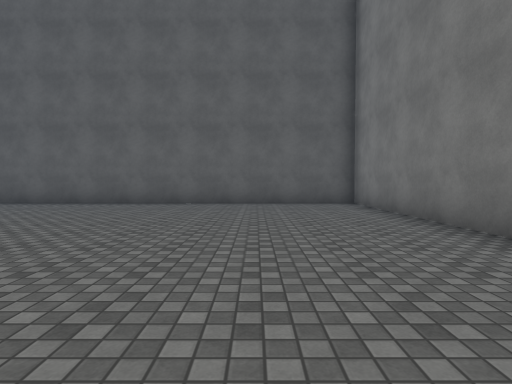
View 1 (above)

24 first-person views from a walk through a 3-D level made in the Unity game engine. The camera is 1.3 m above the floor, tilts 2° down and sees 80° across. The floor is counted in squares, 2 m on a side. Each view is taken from the middle of a square. On the plan, view 1 faces up. The plan holds only what a view shows up to about 10 squares ahead; the rest is blank. The place goes on beyond the plan. Surface patterns are stand-ins for the level's own textures.

View 2
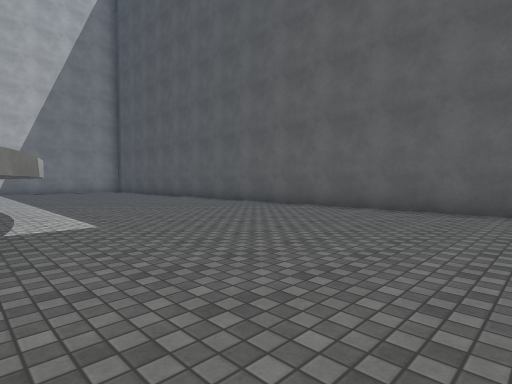

View 3
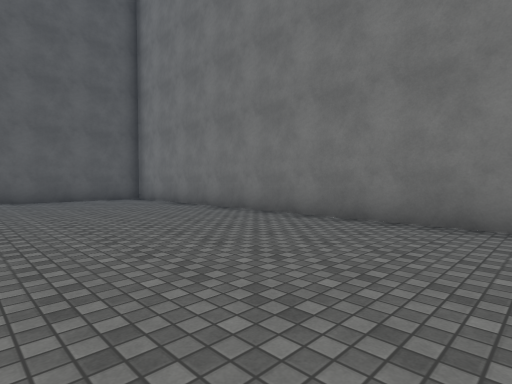

View 4
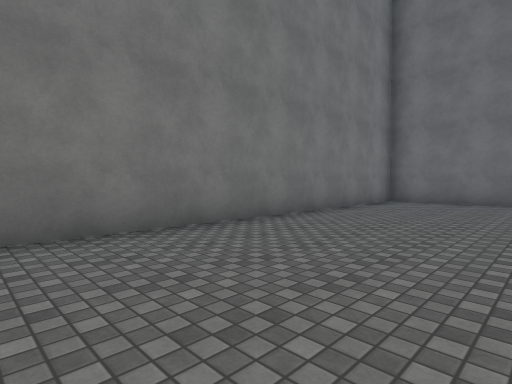

View 5
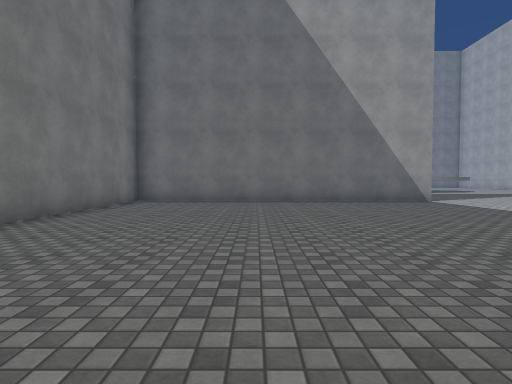

View 6
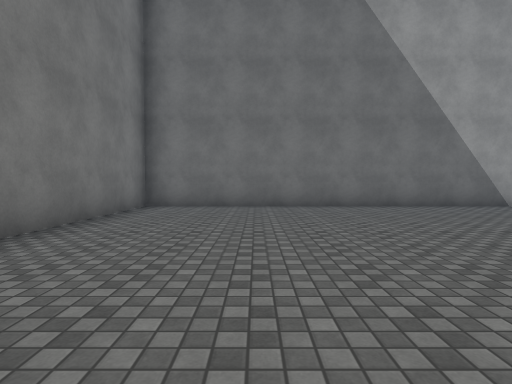

View 7
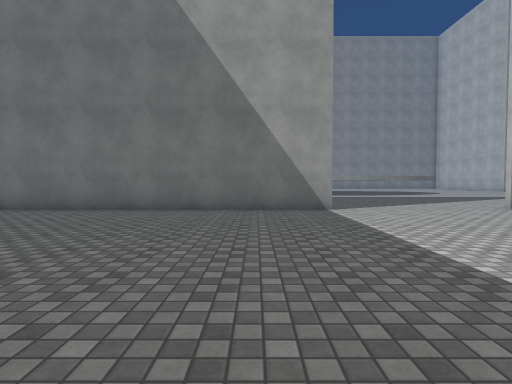

View 8
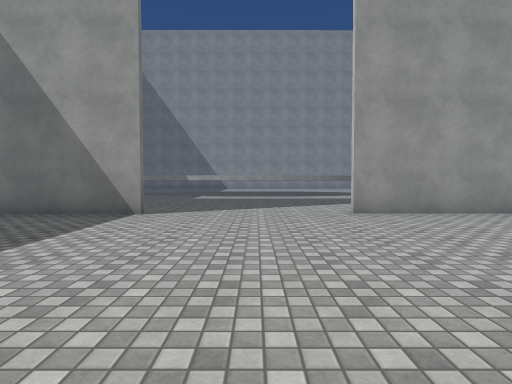

View 9
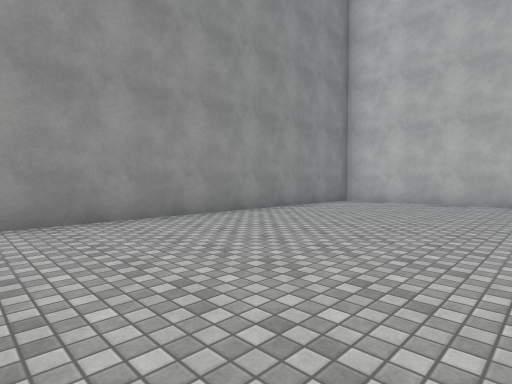

View 10
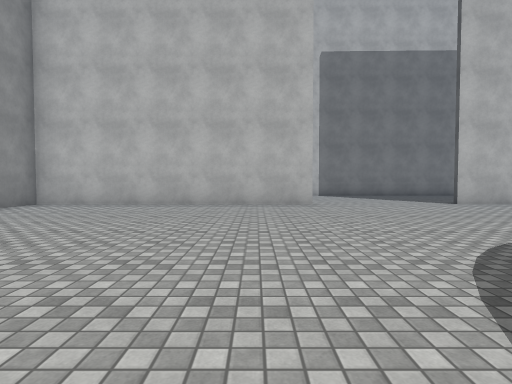

View 11
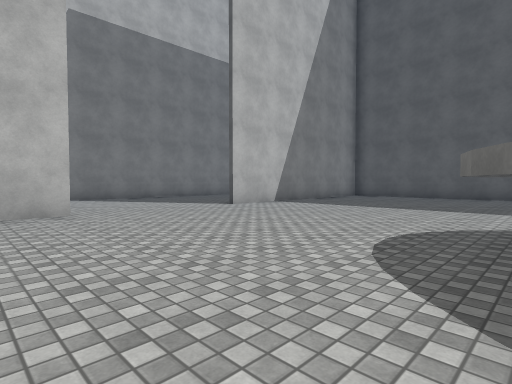

View 12
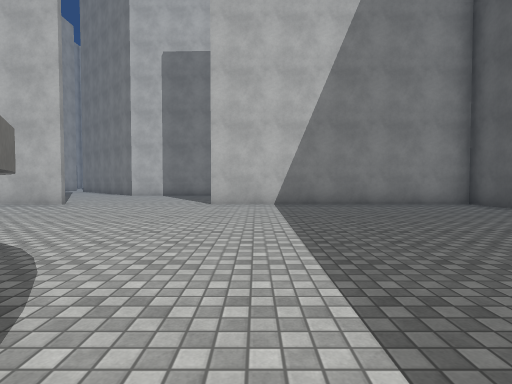

View 13
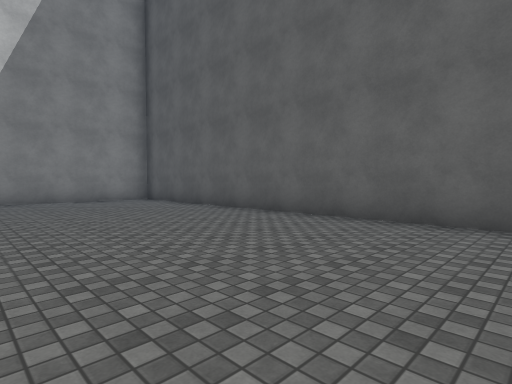

View 14
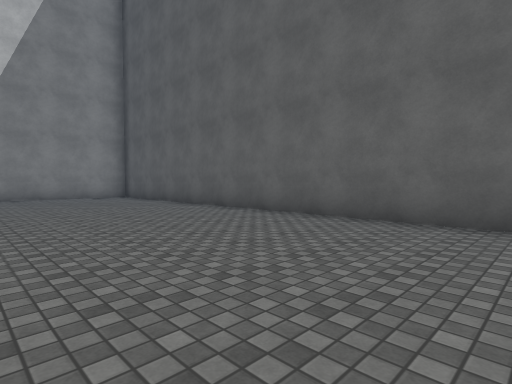

View 15
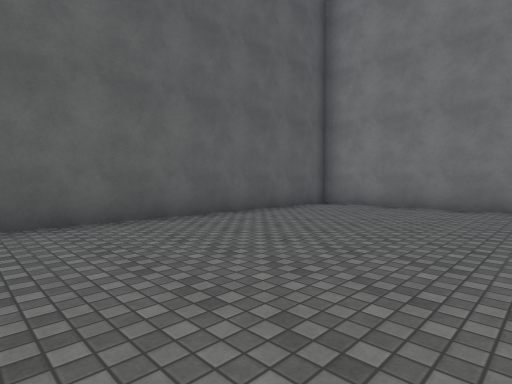

View 16
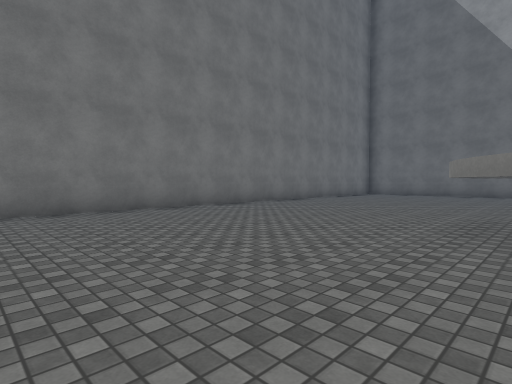

View 17
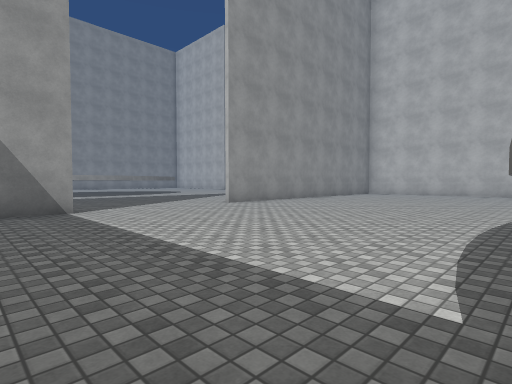

View 18
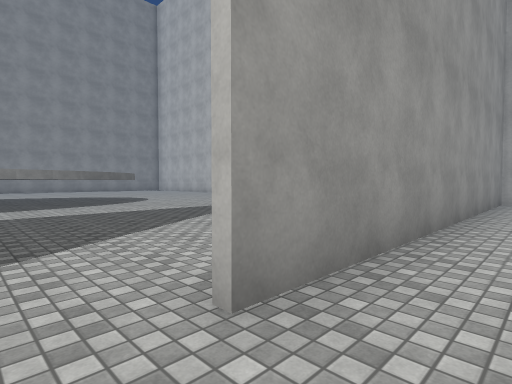

View 19
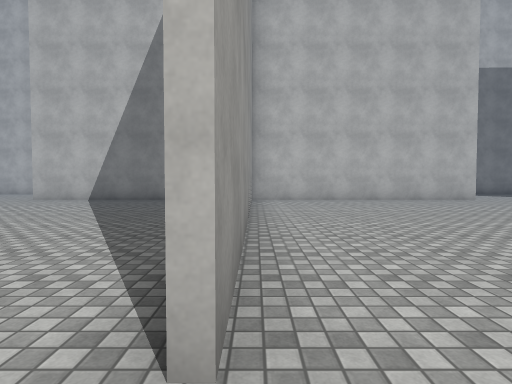

View 20
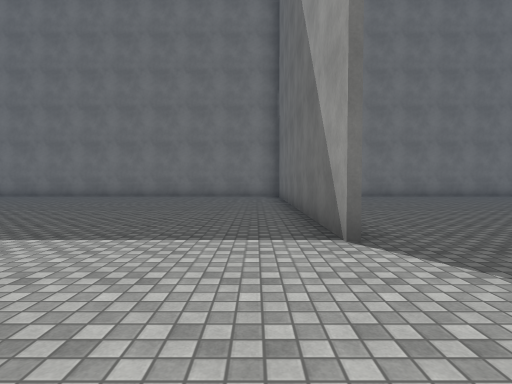

View 21
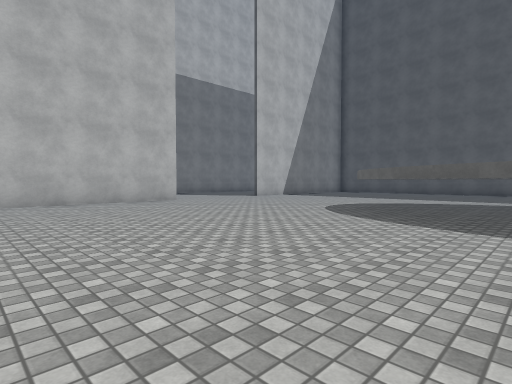

View 22
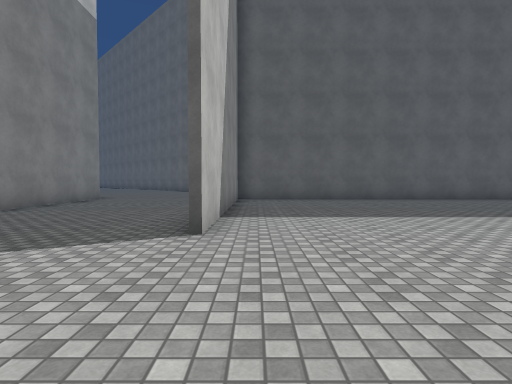

View 23
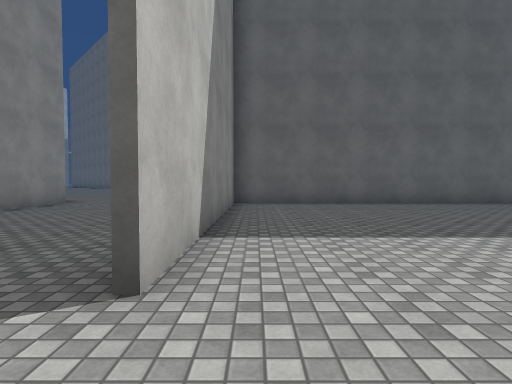

View 24
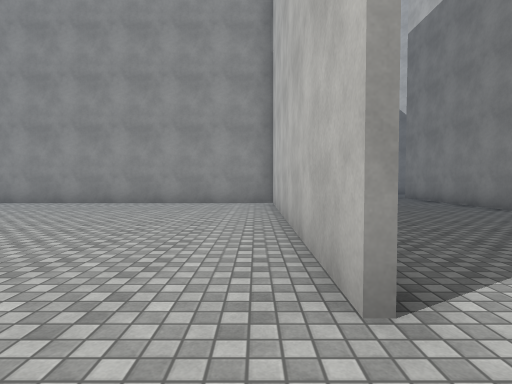

### Floor plan
Key: @ floor where view 1 was taken; # wall or solid block; . floor; ^ raised ledge.
Columns run from 25 left of view 1 to 3 right of it. Each row starts with its distance up from view 1.
  9 ..  #########################
  8 ... #.......................#
  7 ....#.......................#
  6 ....#.......................#
  5 ....#.......................#
  4 ....#.......................#
  3  ...#.........^^^^^.........#
  2  ...#.......^      ^^^......#
  1   .........^         ^^.....#
  0  ..........^          ^..@..#
 -1  ..........^          ^.....#
 -2   .........#^         ......#
 -3    .#........^^^^^^^........#
 -4   ..#.......................#
 -5  ...#.......................#
 -6  ...#.......................#
 -7 ... #.......................#
 -8 ... #.......................#
 -9 ..  #.......................#
-10 ..  ###########....##########
-11           .............
-12        ..................
-13      .....................
-14      ............... .....
-15      ..........       ....
-16      ..........        ...
-17      ... .....^         ..
-18      ..   ..^^
-19            ^

Where each view was taken, in squares from view 1:
view 1: 0 up, 0 right, facing up
view 2: 2 up, 2 left, facing up-left
view 3: 2 down, 2 left, facing up-right
view 4: 0 up, 1 left, facing down-right
view 5: 0 up, 1 left, facing down
view 6: 2 down, 0 right, facing down
view 7: 3 down, 5 left, facing down
view 8: 4 down, 9 left, facing down
view 9: 5 down, 11 left, facing down-left
view 10: 4 down, 12 left, facing left
view 11: 4 down, 14 left, facing up-left
view 12: 3 up, 12 left, facing left
view 13: 4 up, 10 left, facing up-left
view 14: 4 up, 8 left, facing up-left
view 15: 4 up, 5 left, facing up-right
view 16: 5 up, 4 left, facing down-right
view 17: 3 down, 5 left, facing down-left
view 18: 9 down, 10 left, facing down-left
view 19: 10 down, 10 left, facing left
view 20: 9 down, 10 left, facing right
view 21: 8 down, 11 left, facing up-left
view 22: 2 down, 20 left, facing up
view 23: 0 up, 20 left, facing up
view 24: 1 down, 20 left, facing down
